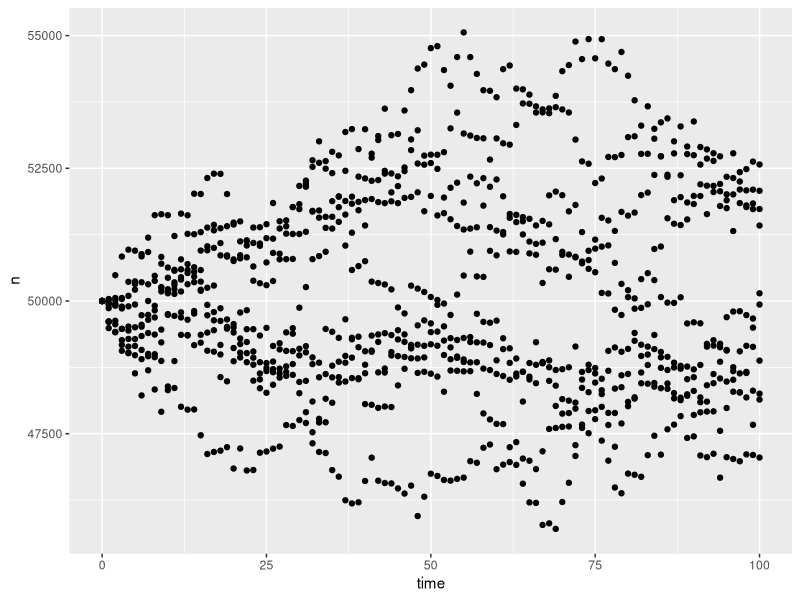
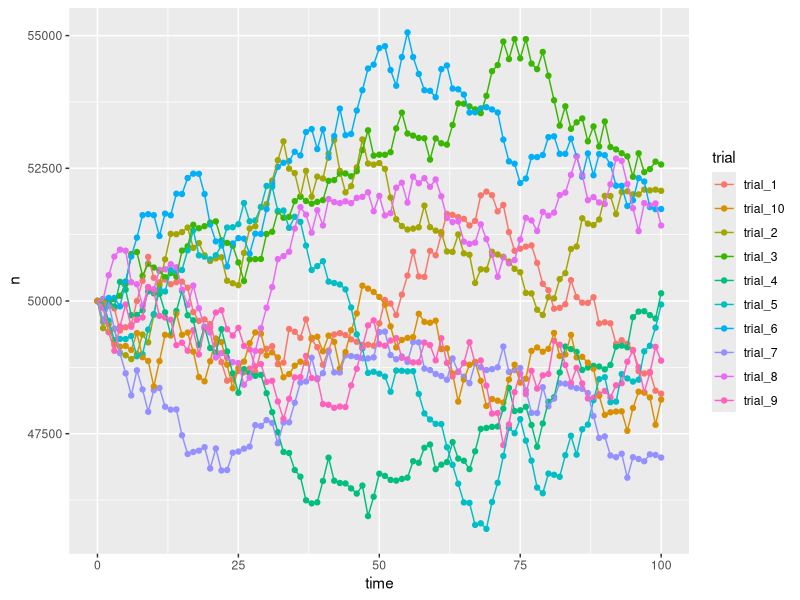
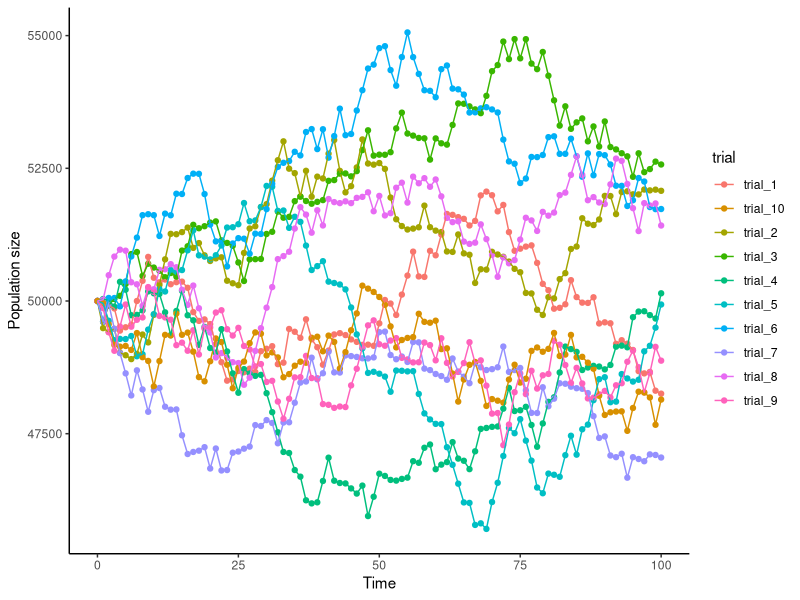
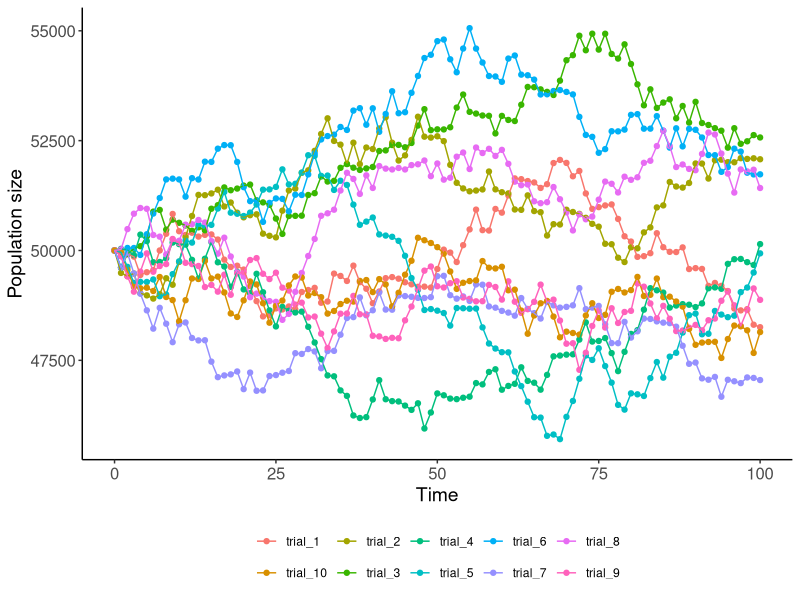
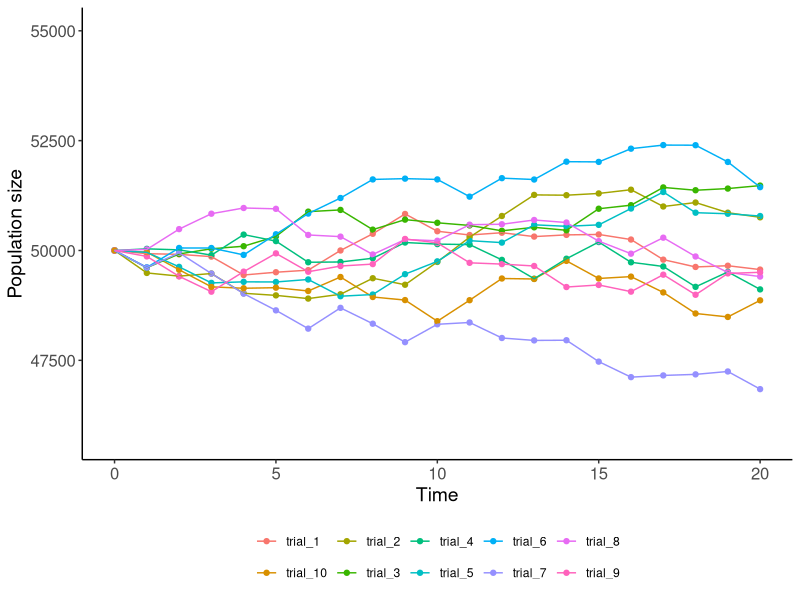
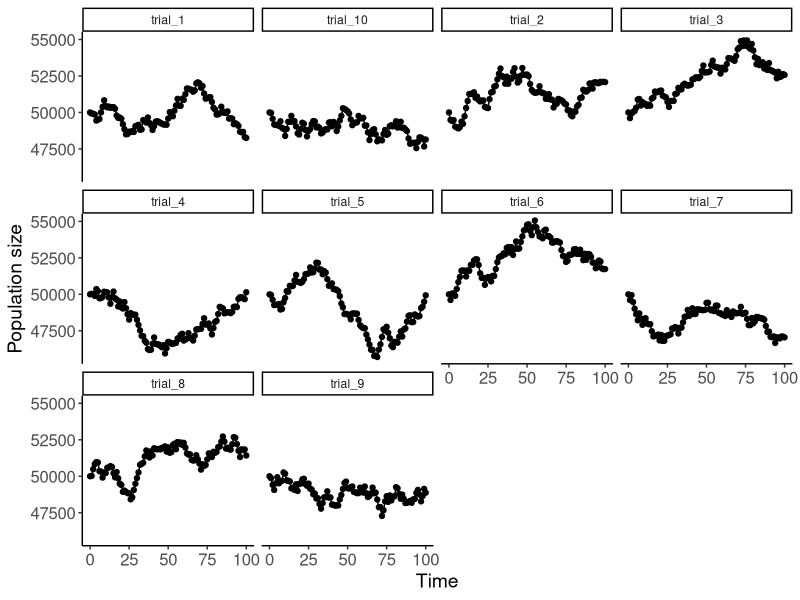
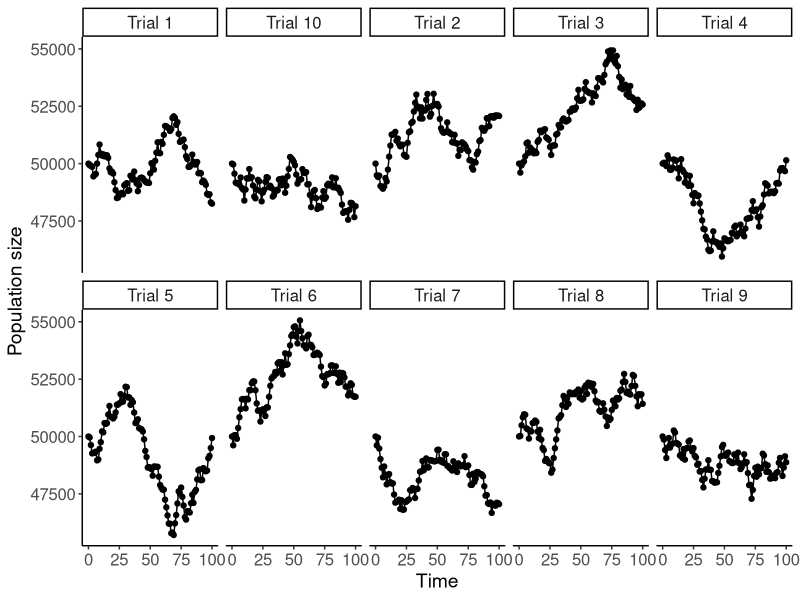
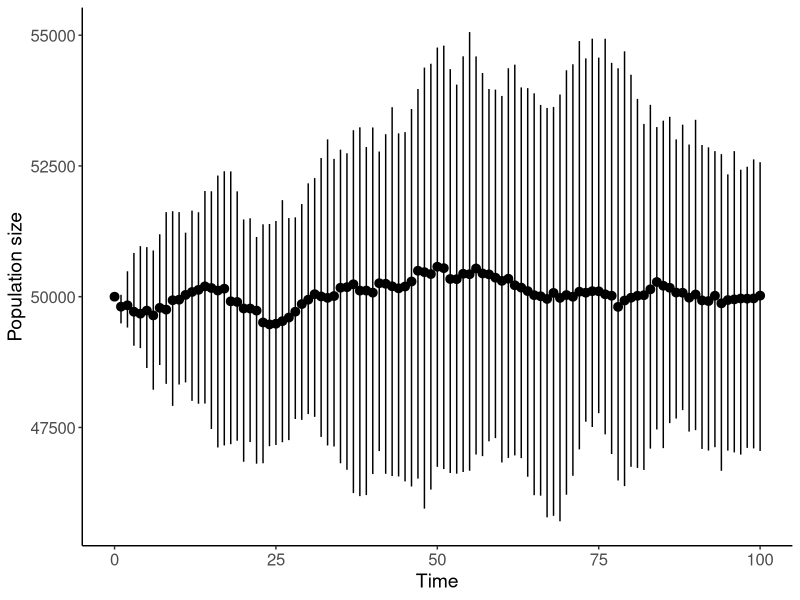

Generate these figures, in order, with R:
# """ Review of vectors and matrices, for loops, random sampling, and ggplot
#     author: 'Advanced Ecology: Populations and Communities'
#     date: 10/14/2021 """

library(tidyverse)
library(truncnorm)


## Vector and matrix operations in R

#Vectors are one the primary data structures in R and can be made in different ways depending on the type of data stored. Math can be done on numeric vectors. 

  

# make a numeric vector
a = c(1.1,5,3,4)
a

# make a integer vector
b = 1:15
b

# make a character vector 
c = c('a', 'b', 'c')
c 



# summary statistics of sequence of numbers
d = rnorm(n = 40, mean = 6, sd = 2)
mean(d) #mean
median(d) #median
sd(d) #standard deviation
quantile(d, c(0.025, 0.075)) # 95% CI

# math with vectors
e = c(3, 1, 5, 6)
e*4
e*e

 

# Another data structure that is useful in ecological uses of R are matrices. A matrix is made with the `matrix()` function with the basic syntax `matrix(data = , nrow = , ncol = , byrow = , dimnames = )`. 
# 
# `data =` the input vector which becomes the data elements of the matrix.
# 
# `nrow =` the number of rows to be created.
# 
# `ncol =` the number of columns to be created.
# 
# `byrow = FALSE` if `TRUE` then the input vector elements are arranged by row.
# 
# `dimname =` the names assigned to the rows and columns.

  
# make a matrix using nrow
m1 = matrix(c(1,2,3,4,5,6), nrow = 2)
m1 

# make a matrix using ncol
m2 = matrix(c(1,2,3,4,5,6), ncol = 2)
m2 

# make a matrix using nrow and by row
m3 = matrix(c(1,2,3,4,5,6), ncol = 2, byrow = T)
m3

 

# Matrices can be indexed in 2 ways

  
# make a matrix using ncol
m2 = matrix(c(1,2,3,4,5,6), ncol = 2)
m2 

m2[1,2]
m2[4]
# make a matrix using nrow and by row
m3 = matrix(c(1,2,3,4,5,6), ncol = 2, byrow = T)
m3

m3[1,2]
m3[4]

 

# Matrix algebra can be done on matrices. Also functions like `sum()`, `rowSums()`, and `colSums()`,`mean()`, `rowMeans()`, and `colMeans()`. 

  

m2 = matrix(c(1,2,3,4,5,6), ncol = 2)
m2 

m2 + 1 
m2/3

m3 = matrix(c(1,2,3,4,5,6), ncol = 2, byrow = T)
m3

m2 + m3 
m3 - m2

# multply matrix with vector
v = c(1,2,3)

m2*v

# functions with matrices
m2
sum(m2)
mean(m2)
rowSums(m2)
rowMeans(m2)
colSums(m2)
colMeans(m2)

 

## `for` loops
# Another useful tool in programming is `for` loops. `for` loops repeat a process for a certain number of iterations. These can be useful iterate over a dataset or when using information in a time series. The `for` loop works over the number sequence indicated and does the code within the loop (inside of `{}`) for each number in the sequence. The iteration is typically indicated with `i`, but is just an object that is replaced at the begining of each loop and can be anything.

  
for(i in 1:10){
  print(i)
}

for(turtle in 5:10){
  print(turtle)
}

for(flower in 1:nrow(iris)){
  cat('The species for this iteration is ',
      as.character(iris$Species[flower]), '\n')
}


b = 1:10
for (i in 2:10){
  z = b[i] - b[i-1]
  
  cat('z =', z, 'b[i] =', b[i], 'b[i-1] =', b[i-1], '\n')
}


 

## Random sampling in R
# Generating random numbers or randomly sampling is commonly required in ecology. R has base functions that can be used to randomly generate numbers depending on the distribution wanted. Also packages like [truncnorm](https://www.rdocumentation.org/packages/truncnorm/versions/1.0-8/topics/truncnorm) and  `dplyr` in `tidyverse` are useful.  


#### Generate random numbers
  
# base R
rnorm(5, mean = 0, sd = 1)
runif(5, min = 0, max = 5)
rbinom(5, size = 2, prob = 0.5)
rbinom(5, size = 2, prob = 0.2)

 

  
#library(rtruncnorm)
# truncnorm to truncate normal distribution
rnorm(20, mean = 1, sd = 2)
truncnorm::rtruncnorm(20, mean = 1, sd = 2, a=-Inf, b=Inf)
truncnorm::rtruncnorm(20, mean = 1, sd = 2, a=0, b=2)
 

#### Random selection 
  
# base R 
b = 1:10
sample(b, size =2, replace = F)

c = 1:5 
sample(c, size = 6, replace = T)

# from list
sample(c('good', 'bad'), size = 8, replace = T)

# change probability
sample(c('good', 'bad'), size = 8, replace = T, prob = c(0.2, 0.8))

# sample matrices from list 
m1 = matrix(c(6,5,4,3,2,1), ncol = 2)
m2 = matrix(c(1,2,3,4,5,6), ncol = 2)
m3 = matrix(c(1,2,3,4,5,6), ncol = 2, byrow = T)

m = list(m1, m2, m3)

sample(m, size = 4, replace = T)

sample(m, size = 4, replace = T, prob = c(0.8, 0.1, 0.1))

 


  
#library(tidyverse)
df = tibble(cond = c('good', 'bad', 'ok'), prob = c(0.5, 0.3, 0.2))

dplyr::sample_n(df, size = 2, replace = F)

dplyr::sample_n(df, size = 3, replace = T)

dplyr::sample_n(df, size = 10, replace = T, weight = prob)
 

# We can bring what we learned together to simulate change in a population over time


  

year_type = tibble(cond = c('good', 'average', 'bad'),
                   birth = c(500, 300, 100),
                   death = c(100, 300, 500),
                   prob = c(0.25, 0.5, 0.25))

pop_start = 50000 
time_length = 100
reps = 10


for (i in 1:reps){
  trial = paste0('trial_',i)
  pop = tibble(time = 0:time_length, n = NA,
               trial = trial, year = NA, change = NA)
  pop$n[pop$time == 0] = pop_start
  
  for (t in 1:(nrow(pop)-1)){
    year = sample_n(year_type, size = 1, weight = prob)
    birth = round(rnorm(n = 1, mean = year$birth[1], sd = 50))
    death = round(rnorm(n = 1, mean = year$death[1], sd = 50))
    pop$n[pop$time == t] = birth - death + pop$n[pop$time == (t-1)]
    pop$year[pop$time == t] = year$cond[1]
    pop$change[pop$time == t] = birth - death
  }
  
  if (i ==1){
    tpop = pop
  }else{
    tpop = bind_rows(tpop,pop)
  }
}

head(tpop)


## Figures with `ggplot2` 
# The `ggplot2` package is part of the packages that load with `tidyverse` and has become the standard in ecology. The syntax builds upon on a base function and is very customizable [see cheat sheet](https://www.rstudio.com/resources/cheatsheets/). 
# 
# The base of all `ggplot2` begins with `ggplot()` and `geom_...()` are built upon them 


ggplot(tpop, aes(x = time, y = n))+
  geom_point()
 

# Show color based on trial number and line connecting dots

  
ggplot(tpop, aes(x = time, y = n, color = trial))+
  geom_point()+
  geom_line()
 

# Change labels and style of plot


  
ggplot(tpop, aes(x = time, y = n, color = trial))+
  geom_point()+
  geom_line()+
  labs(x = 'Time', y = 'Population size')+
  theme_classic()
 

# Modify the size of axis label text and legend position  

  
ggplot(tpop, aes(x = time, y = n, color = trial))+
  geom_point()+
  geom_line()+
  labs(x = 'Time', y = 'Population size')+
  theme_classic()+
  theme(axis.title = element_text(size = 14),
        axis.text = element_text(size = 12),
        legend.position = 'bottom',
        legend.title = element_blank())
 

# Modify the range of time on x axis

  
ggplot(tpop, aes(x = time, y = n, color = trial))+
  geom_point()+
  geom_line()+
  scale_x_continuous(limits = c(0,20))+
  labs(x = 'Time', y = 'Population size')+
  theme_classic()+
  theme(axis.title = element_text(size = 14),
        axis.text = element_text(size = 12),
        legend.position = 'bottom',
        legend.title = element_blank())
 

# Split each trial into own grid

  
ggplot(tpop, aes(x = time, y = n))+
  geom_point()+
  geom_line()+
  labs(x = 'Time', y = 'Population size')+
  facet_wrap(~trial)+
  theme_classic()+
  theme(axis.title = element_text(size = 14),
        axis.text = element_text(size = 12),
        legend.position = 'bottom',
        legend.title = element_blank())
 

# Modify the label and size of strip text


  
labels = c('trial_1' = 'Trial 1',
           'trial_2' = 'Trial 2',
           'trial_3' = 'Trial 3',
           'trial_4' = 'Trial 4',
           'trial_5' = 'Trial 5',
           'trial_6' = 'Trial 6',
           'trial_7' = 'Trial 7',
           'trial_8' = 'Trial 8',
           'trial_9' = 'Trial 9',
           'trial_10' = 'Trial 10')

ggplot(tpop, aes(x = time, y = n))+
  geom_point()+
  geom_line()+
  labs(x = 'Time', y = 'Population size')+
  facet_wrap(~trial, nrow = 2, labeller = as_labeller(labels))+
  theme_classic()+
  theme(axis.title = element_text(size = 14),
        axis.text = element_text(size = 12),
        legend.position = 'bottom',
        legend.title = element_blank(),
        strip.text = element_text(size = 12))
 



# Remake figure with the mean and min and max values from the multiple trials


  
ggplot(tpop, aes(x = time, y = n))+
  geom_pointrange(stat = "summary",
                  fun.min = 'min',
                  fun.max = 'max',
                  fun = 'mean')+
  labs(x = 'Time', y = 'Population size')+
  theme_classic()+
  theme(axis.title = element_text(size = 14),
        axis.text = element_text(size = 12))
 

# Make box plot of change in population size based on type of year 

  
ggplot(tpop, aes(x = year, y = change))+
  geom_boxplot()+
  labs(x = 'Type of year', y = expression(Delta*'Population'))+
  theme_bw()
 

# Remove `NA` and add color to plot

  
ggplot(tpop %>% drop_na, aes(x = year, y = change, fill = year))+
  geom_boxplot()+
  labs(x = 'Type of year', y = expression(Delta*'Population'))+
  theme_bw()
 

# Change order of x axis and color of plot. Colors can be both hex code or from names that R has. A help website for picking colors is [here](https://rstudio-pubs-static.s3.amazonaws.com/3486_79191ad32cf74955b4502b8530aad627.html).


tpop = tpop %>% 
  mutate(year = factor(year, levels = c('good', 'average', 'bad')))%>%
  drop_na

colors = c('good' = 'darkgreen',
           'average' = 'goldenrod',
           'bad' = 'firebrick')

ggplot(tpop, aes(x = year, y = change, fill = year))+
  geom_boxplot()+
  labs(x = 'Type of year', y = expression(Delta*'Population'))+
  scale_fill_manual(values = colors)+
  theme_bw()
 

# Modify the labels and remove the legend

  
ggplot(tpop, aes(x = year, y = change, fill = year))+
  geom_boxplot()+
  labs(x = 'Type of year', y = expression(Delta*'Population'))+
  scale_x_discrete(labels = c('Good', 'Average', 'Bad'))+
  scale_fill_manual(values = colors)+
  theme_bw()+
  theme(axis.title = element_text(size = 18), 
        axis.text.y = element_text(size = 18, colour = "black"), 
        axis.text.x = element_text(size = 14, colour = "black"), 
        legend.position = 'none',
        legend.title = element_blank(),
        strip.text.x = element_text(size = 18),
        legend.text = element_text(size = 12))
 

 
